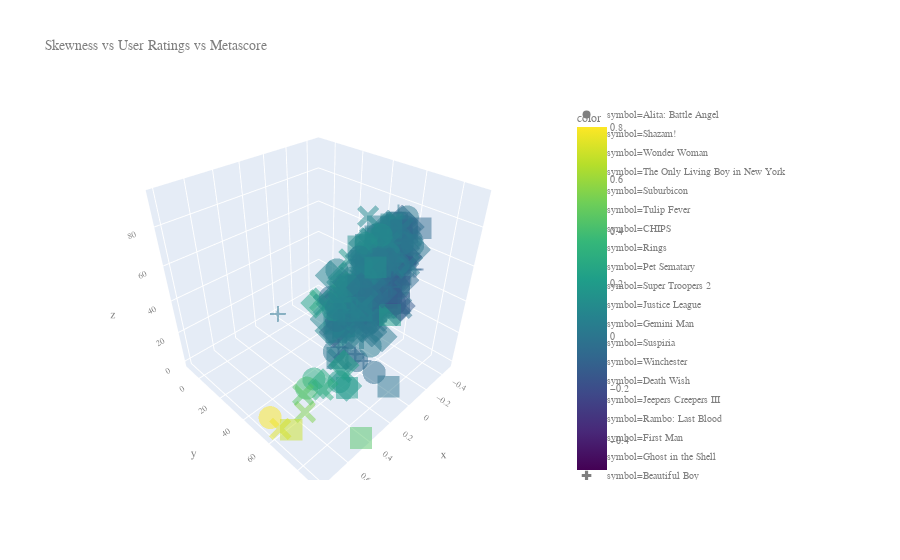

Write notebook code for a chart like this one.
### Code cell
fig = px.scatter_3d(x=result_df['skewness'], y=result_df['user_rating'], z=result_df['metascore'],  
                 symbol=result_df['title'], title='Skewness vs User Ratings vs Metascore', opacity=0.5,
                   color=result_df['skewness'], color_continuous_scale=px.colors.sequential.Viridis)

fig.update_layout(
    
    xaxis_title="Skewness",
    yaxis_title="User Ratings",
    font=dict(
        family="Courier New, monospace",
        size=10,
        color="#7f7f7f"
    )
)

fig.show()
